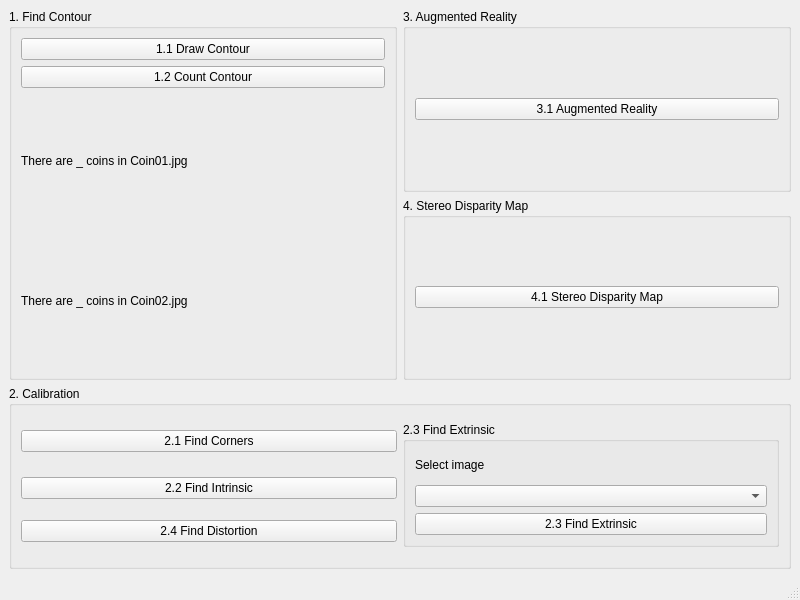
<?xml version="1.0" encoding="UTF-8"?>
<ui version="4.0">
 <class>MainWindow</class>
 <widget class="QMainWindow" name="MainWindow">
  <property name="geometry">
   <rect>
    <x>0</x>
    <y>0</y>
    <width>800</width>
    <height>600</height>
   </rect>
  </property>
  <property name="windowTitle">
   <string>MainWindow</string>
  </property>
  <widget class="QWidget" name="centralwidget">
   <layout class="QGridLayout" name="gridLayout">
    <item row="0" column="0" rowspan="2">
     <widget class="QGroupBox" name="groupBox">
      <property name="title">
       <string>1. Find Contour</string>
      </property>
      <layout class="QVBoxLayout" name="verticalLayout">
       <item>
        <widget class="QPushButton" name="pushButton">
         <property name="text">
          <string>1.1 Draw Contour</string>
         </property>
        </widget>
       </item>
       <item>
        <widget class="QPushButton" name="pushButton_2">
         <property name="text">
          <string>1.2 Count Contour</string>
         </property>
        </widget>
       </item>
       <item>
        <widget class="QLabel" name="label">
         <property name="text">
          <string>There are _ coins in Coin01.jpg</string>
         </property>
        </widget>
       </item>
       <item>
        <widget class="QLabel" name="label_2">
         <property name="text">
          <string>There are _ coins in Coin02.jpg</string>
         </property>
        </widget>
       </item>
      </layout>
     </widget>
    </item>
    <item row="0" column="1">
     <widget class="QGroupBox" name="groupBox_4">
      <property name="title">
       <string>3. Augmented Reality</string>
      </property>
      <layout class="QHBoxLayout" name="horizontalLayout">
       <item>
        <widget class="QPushButton" name="pushButton_7">
         <property name="text">
          <string>3.1 Augmented Reality</string>
         </property>
        </widget>
       </item>
      </layout>
     </widget>
    </item>
    <item row="1" column="1">
     <widget class="QGroupBox" name="groupBox_5">
      <property name="title">
       <string>4. Stereo Disparity Map</string>
      </property>
      <layout class="QHBoxLayout" name="horizontalLayout_2">
       <item>
        <widget class="QPushButton" name="pushButton_8">
         <property name="text">
          <string>4.1 Stereo Disparity Map</string>
         </property>
        </widget>
       </item>
      </layout>
     </widget>
    </item>
    <item row="2" column="0" colspan="2">
     <widget class="QGroupBox" name="groupBox_2">
      <property name="title">
       <string>2. Calibration</string>
      </property>
      <layout class="QGridLayout" name="gridLayout_2">
       <item row="0" column="0">
        <widget class="QPushButton" name="pushButton_3">
         <property name="text">
          <string>2.1 Find Corners</string>
         </property>
        </widget>
       </item>
       <item row="0" column="1" rowspan="3">
        <widget class="QGroupBox" name="groupBox_3">
         <property name="title">
          <string>2.3 Find Extrinsic</string>
         </property>
         <layout class="QVBoxLayout" name="verticalLayout_2">
          <item>
           <widget class="QLabel" name="label_3">
            <property name="text">
             <string>Select image</string>
            </property>
           </widget>
          </item>
          <item>
           <widget class="QComboBox" name="comboBox"/>
          </item>
          <item>
           <widget class="QPushButton" name="pushButton_6">
            <property name="text">
             <string>2.3 Find Extrinsic</string>
            </property>
           </widget>
          </item>
         </layout>
        </widget>
       </item>
       <item row="1" column="0">
        <widget class="QPushButton" name="pushButton_4">
         <property name="text">
          <string>2.2 Find Intrinsic</string>
         </property>
        </widget>
       </item>
       <item row="2" column="0">
        <widget class="QPushButton" name="pushButton_5">
         <property name="text">
          <string>2.4 Find Distortion</string>
         </property>
        </widget>
       </item>
      </layout>
     </widget>
    </item>
   </layout>
  </widget>
  <widget class="QMenuBar" name="menubar">
   <property name="geometry">
    <rect>
     <x>0</x>
     <y>0</y>
     <width>800</width>
     <height>22</height>
    </rect>
   </property>
  </widget>
  <widget class="QStatusBar" name="statusbar"/>
 </widget>
 <resources/>
 <connections/>
</ui>
